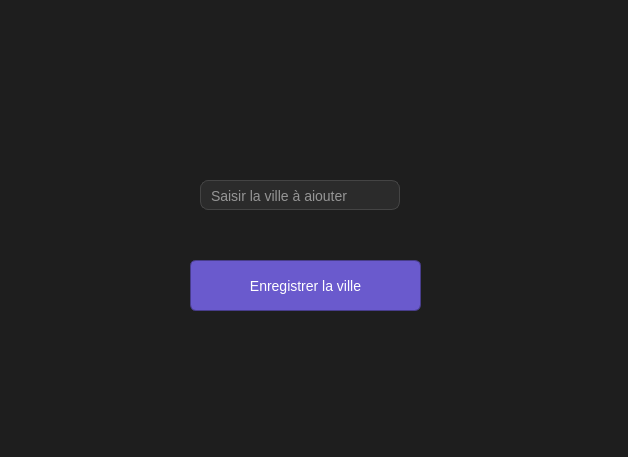
<?xml version="1.0" encoding="UTF-8"?>
<ui version="4.0">
 <class>Form</class>
 <widget class="QWidget" name="Form">
  <property name="geometry">
   <rect>
    <x>0</x>
    <y>0</y>
    <width>628</width>
    <height>457</height>
   </rect>
  </property>
  <property name="windowTitle">
   <string>Form</string>
  </property>
  <property name="styleSheet">
   <string notr="true">QWidget {
    background-color: #1E1E1E;
    color: #E0E0E0;
}
</string>
  </property>
  <widget class="QPushButton" name="ajouter_v">
   <property name="geometry">
    <rect>
     <x>190</x>
     <y>260</y>
     <width>231</width>
     <height>51</height>
    </rect>
   </property>
   <property name="styleSheet">
    <string notr="true">QPushButton {
    background-color: #2E2E2E;  /* Fond de la boîte de dialogue */
    border: none;  /* Pas de bordure autour de la boîte */
    padding: 10px;  /* Espacement autour des boutons */
    border-radius: 8px;  /* Coins arrondis */
}

QPushButton {
    background-color: #6A5ACD;  
    color: white; 
    padding: 8px 15px; 
    border: 1px solid #483D8B; 
    border-radius: 6px; 
    font-size: 14px; 
    font-family: 'Segoe UI', sans-serif;  
 
}

QPushButton:hover {
    background-color: #7B68EE;  /* Couleur au survol */
}

QPushButton:pressed {
    background-color: #483D8B;  /* Couleur lors du clic */
}

QPushButton:disabled {
    background-color: #555555;  /* Couleur des boutons désactivés */
    color: #999999;  /* Couleur du texte des boutons désactivés */
}
</string>
   </property>
   <property name="text">
    <string>Enregistrer la ville</string>
   </property>
  </widget>
  <widget class="QLineEdit" name="ville_saisie">
   <property name="geometry">
    <rect>
     <x>200</x>
     <y>180</y>
     <width>200</width>
     <height>30</height>
    </rect>
   </property>
   <property name="styleSheet">
    <string notr="true">
    QLineEdit {
        border-radius: 8px;
        border: 1px solid #444;
        padding: 8px;
        font-size: 14px;
        background-color: #2B2B2B;
        color: #FFFFFF;
    }
    QLineEdit:focus {
        border-color: #1E88E5;
        background-color: #333;
        color: #FFFFFF;
    }
    </string>
   </property>
   <property name="placeholderText">
    <string>Saisir la ville à ajouter</string>
   </property>
  </widget>
  <widget class="QLabel" name="etat_p">
   <property name="geometry">
    <rect>
     <x>80</x>
     <y>30</y>
     <width>451</width>
     <height>21</height>
    </rect>
   </property>
   <property name="styleSheet">
    <string notr="true">font-size: 15px;
font-weight: bold;
color: #008000;</string>
   </property>
   <property name="text">
    <string/>
   </property>
  </widget>
  <widget class="QLabel" name="etat_n">
   <property name="geometry">
    <rect>
     <x>80</x>
     <y>60</y>
     <width>451</width>
     <height>21</height>
    </rect>
   </property>
   <property name="styleSheet">
    <string notr="true">font-size: 15px;
font-weight: bold;
color: #FF6F61;</string>
   </property>
   <property name="text">
    <string/>
   </property>
  </widget>
 </widget>
 <resources/>
 <connections/>
</ui>
